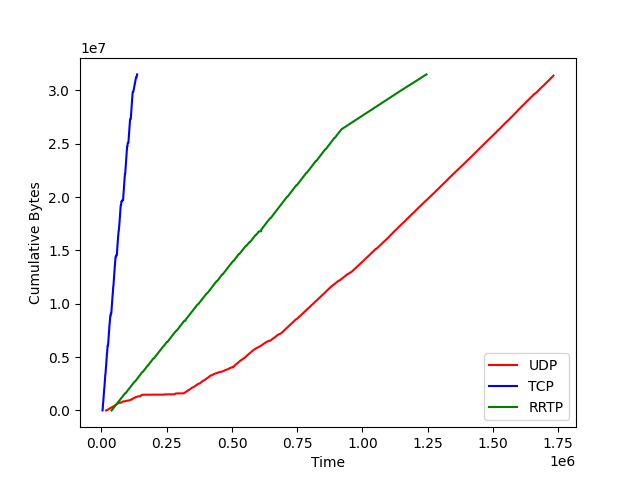

Source code (Python):
import matplotlib.pyplot as plt
import csv

udp_x = []
udp_y = []

tcp_x = []
tcp_y = []

rrtp_x = []
rrtp_y = []

with open('udp.csv', 'r') as csvfile:
    plots = csv.reader(csvfile, delimiter=',')
    for row in plots:
        try:
            udp_y.append(int(row[0]))
            udp_x.append(int(row[1]))
        except:
            pass

with open('tcp.csv', 'r') as csvfile:
    plots = csv.reader(csvfile, delimiter=',')
    for row in plots:
        try:
            tcp_y.append(int(row[0]))
            tcp_x.append(int(row[1]))
        except:
            pass

with open('rrtp.csv', 'r') as csvfile:
    plots = csv.reader(csvfile, delimiter=',')
    for row in plots:
        try:
            rrtp_y.append(int(row[0]))
            rrtp_x.append(int(row[1]))
        except:
            pass


plt.plot(udp_x, udp_y, color ='r', label='UDP')
plt.plot(tcp_x, tcp_y, color ='b', label='TCP')
plt.plot(rrtp_x, rrtp_y, color ='g', label='RRTP')
# plt.xticks(rotation=25)
plt.xlabel('Time')
plt.ylabel('Cumulative Bytes')
plt.legend()
plt.savefig('plot.png')
plt.show()